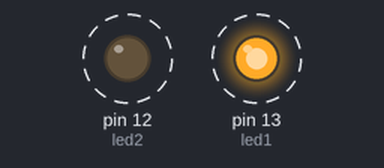
A sketch run on a simulated Arduino Uno, built with avr-gcc and run on an emulated ATmega328P. Parts: output pins drawn as LEDs (lit = HIGH). Dashed ring = blinking.

Above: at 0.5 s.
Timing chart, 0 to 4.6 s (numbered marks = the images above):
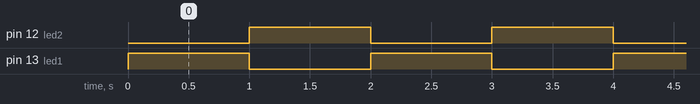

The sketch:

2Led.ino
```cpp
// Dichiarazione variabili pin digitali

int led1 = 13;
int led2 = 12;

int time = 1000;

// Setup

void setup() {

  // Pin led dichiarati come output

  pinMode(led1, OUTPUT);
  pinMode(led2, OUTPUT);

}

// Loop

void loop() {

  // Led 1 acceso

  digitalWrite(led1, HIGH);
  digitalWrite(led2, LOW);

  delay(time);

  // Led 2 acceso

  digitalWrite(led1, LOW);
  digitalWrite(led2, HIGH);

  delay(time);

}
```

Measured:
- by itself, pin 12 (led2), pin 13 (led1): alternates HIGH for 1.0 s and LOW for 1.0 s
